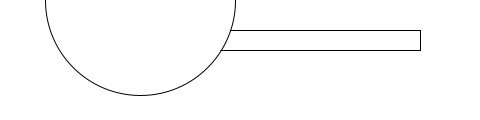
Frame 1 (no input)
Frame 60 (the mouse pressed at the canvas centre just before this capture): identical to frame 1, image omitted
Frame 120 (the mouse held since frame 60 and released just before this capture): identical to frame 1, image omitted

The Processing sketch that drew this single still picture (run headless with seeded random() and noise(); from frame 60 on, the mouse is pressed at the canvas centre):

// Processing sketch: week3_2_Drawing_Order
// ── week3_2_Drawing_Order.pde
// Drawing arc
void setup() {
  size(480, 120);
}

void draw() {
  background(255);


  rect(160, 30, 260, 20);
  // The ellipse draws on top of the rectangle
  // because it comes after in the code
  ellipse(140, 0, 190, 190);
}
